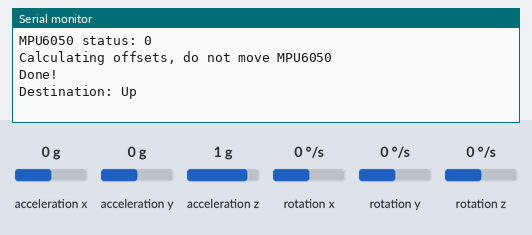
Recording of a sketch running on a simulated Arduino Uno, built with avr-gcc and run on an emulated ATmega328P. Shown: the last lines printed to the serial monitor. Inputs (shaded band) come from the test bench; at power-on: rotation z 0 °/s, acceleration x 0 g, acceleration y 0 g, acceleration z 1 g, rotation x 0 °/s, rotation y 0 °/s.

Above: at 3.2 s.
3.3 s: rotation z set to -192 °/s
At 4.56 s:
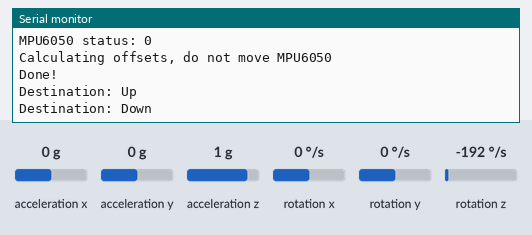
6.2 s: rotation z set to -100 °/s
At 7.8 s:
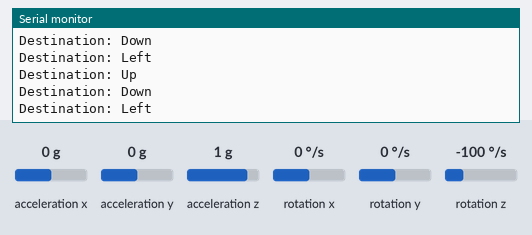

Measured:
- after the input at 3.3 s, the serial monitor: prints a new line after 0.97 s (image 1)

The sketch:

MPU_code.ino
```cpp
// (licence header left out)
#include "Wire.h"
#include <MPU6050_light.h>
int angle,previousAngle = 0,currentAngle;
String direc ="0";
String pDirec = "1";
String dist ;
MPU6050 mpu(Wire);
unsigned long timer = 0;

void setup() {
  Serial.begin(9600);
  Wire.begin();

  byte status = mpu.begin();
  Serial.print(F("MPU6050 status: "));
  Serial.println(status);
  while(status!=0){ } // stop everything if could not connect to MPU6050

  Serial.println(F("Calculating offsets, do not move MPU6050"));
  delay(1000);
  // mpu.upsideDownMounting = true; // uncomment this line if the MPU6050 is mounted upside-down
  mpu.calcOffsets(); // gyro and accelero
  Serial.println("Done!\n");
}

void loop() {
  mpu.update();

  if((millis()-timer)>10){ // print data every 10ms
	//Serial.print("Z : ");
  angle = mpu.getAngleZ();

	timer = millis();
  }

  if(angle % 90 == 0)
  {
     currentAngle = angle;
     previousAngle = previousAngle %360;
     currentAngle = currentAngle %360;
       if (currentAngle % 360==0)
       {
        //Serial.println(angle);
        //if( pDirec != direc)
          direc ="Up";
         //counter = 0;
       }

       else if(currentAngle %180 == 0 )
       {
        //Serial.println(angle);
        //if( pDirec != direc)
          direc ="Down";

         //Serial.println(direc);
         //counter =0;
       }
       else if( previousAngle%180==0 && previousAngle!=0)
       {

           if((previousAngle-currentAngle)%90 ==0  && (previousAngle-currentAngle)< 0)
           {
           // Serial.println(angle);
            if( pDirec != direc)
              direc ="Right"; // Direction is Right
           // Serial.println(direc);
           }
           else if((previousAngle-currentAngle)%90 ==0 && (previousAngle-currentAngle)>0)
           {
            //Serial.println(angle);
            direc ="Left"; // Direction is Right
           // Serial.println(direc);
           }

        }

      else if(currentAngle > previousAngle)
      {
        //Serial.println(angle);
        direc ="Left"; // Direction is Left
      //  Serial.println(direc);
        //counter = 0;
      }
      else if(currentAngle < previousAngle)
      {
        //Serial.println(angle);
        direc ="Right"; // Direction is Right
        //Serial.println(direc);
        //counter = 0;
      }
      if( previousAngle %360 ==0 && (previousAngle - currentAngle)==270 )
      {
        if(direc =="Right")
        {
          direc = "Left";
         // Serial.println(direc);
        }
        else if(direc == "Left")
        {
          direc = "Right";
         // Serial.println(direc);
        }
      }

    //Serial.println(direc);
    if( pDirec != direc)
    {
      dist = direc;
      Serial.print("Destination: ");
      Serial.println(dist);
    }


    previousAngle = currentAngle;
    pDirec = direc;
    /*
    Serial.print("Direction : ");
    Serial.println(direc);
    Serial.print("Previous Direction : ");
    Serial.println(pDirec);
    */
  }

}
```
